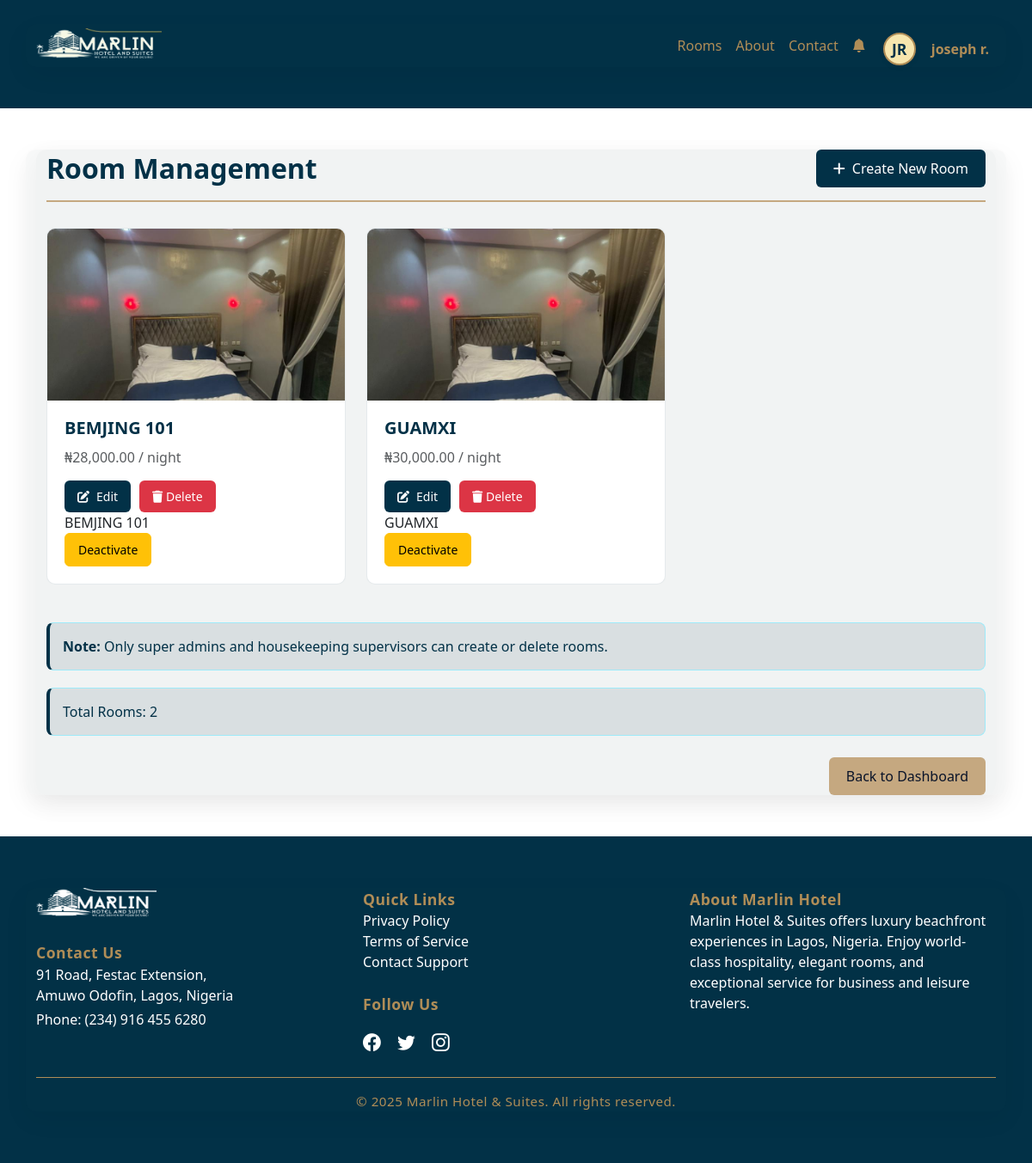
/admin/rooms (signed in), run on the app's committed database.
### models.py (models this page shows, shortened)
class User(db.Model, UserMixin):
    id = db.Column(db.Integer, primary_key=True)
    first_name = db.Column(db.String(64), nullable=False, unique=True)
    last_name = db.Column(db.String(64), nullable=False, unique=True)
    phone_number = db.Column(db.String(20), nullable=False)
    email = db.Column(db.String(120), nullable=False, unique=True)
    password = db.Column(db.String(256), nullable=False)
    last_login = db.Column(db.DateTime, default=datetime.now(timezone.utc))
    otp = db.Column(db.String(6), nullable=True)
    otp_expiry = db.Column(db.DateTime, nullable=True)
    created_at = db.Column(db.DateTime, default=datetime.utcnow)
    updated_at = db.Column(db.DateTime, default=datetime.utcnow, onupdate=datetime.utcnow)
    email_verified = db.Column(db.Boolean, default=False)
    status = db.Column(db.String(20), default='pending')
    approved_by = db.Column(db.Integer, db.ForeignKey('user.id'))
    is_main_admin = db.Column(db.Boolean, default=False)
    approved_by_user = db.relationship(
        'User',
        remote_side=[id],
        foreign_keys=[approved_by],
        uselist=False
    )
    roles = db.relationship('Role', secondary=user_roles, backref=db.backref('users', lazy='dynamic'))
    notifications = db.relationship('Notification', back_populates='user', lazy='dynamic')
    bookings = db.relationship('Booking', backref='user', lazy=True)
    reports = db.relationship('Report', backref='user', lazy='dynamic')
    feedbacks = db.relationship('Feedback', backref='user', lazy=True)
    reported_issues = db.relationship(
        'MaintenanceRequest',
        back_populates='reported_by',
        overlaps="reporter,reported_issues",
        foreign_keys='MaintenanceRequest.reported_by_id'
    )
    def has_role(self, role_name):
        return any(role.name == role_name for role in self.roles)
    def unread_notifications(self):
        return Notification.query.filter_by(
            user_id=self.id,
            is_read=False
        ).count()

class Room(db.Model):
    id = db.Column(db.Integer, primary_key=True)
    name = db.Column(db.String(100), nullable=False)
    description = db.Column(db.Text, nullable=False)
    price = db.Column(db.Numeric(10, 2), nullable=False)
    capacity = db.Column(db.Integer, nullable=False)
    size = db.Column(db.Integer, nullable=False)
    is_active = db.Column(db.Boolean, default=True)  # Add this line
    room_type = db.Column(db.String(50), nullable=False)  # e.g., 'single', 'double', 'suite'
    floor = db.Column(db.String(50), nullable=False)  # e.g., '1st', '2nd', '3rd'
    bedsize = db.Column(db.Integer, nullable=False)
    amenities = db.Column(db.JSON, nullable=False)
    cleaning_status = db.Column(db.String(20), default='clean')  # clean, dirty, assigned, in_pr
    status = db.Column(db.Enum(
        'available',
        'reserved',  # New status for pending payments
        'booked',
        'occupied',
        'maintenance',
        name='room_status'),
        default='available'
    )
    created_at = db.Column(db.DateTime, default=datetime.utcnow)
    updated_at = db.Column(db.DateTime, default=datetime.utcnow, onupdate=datetime.utcnow)
    last_cleaned = db.Column(db.DateTime)
    last_occupied = db.Column(db.Date)  # Date of last checkout
    images = db.relationship('RoomImage', backref='room', lazy=True)
    bookings = db.relationship('Booking', backref='room', lazy=True)
    maintenance_requests = db.relationship('MaintenanceRequest', backref='room', lazy=True)

class RoomImage(db.Model):
    __tablename__ = 'room_image'
    id = db.Column(db.Integer, primary_key=True)
    room_id = db.Column(db.Integer, db.ForeignKey('room.id'), nullable=False)
    filename = db.Column(db.String(255), nullable=False)
    is_primary = db.Column(db.Boolean, default=False)
    created_at = db.Column(db.DateTime, default=datetime.utcnow)

### app.py (the view)
@app.route('/admin/rooms')
@room_management_required
def admin_rooms():
    rooms = Room.query.options(db.joinedload(Room.images)).all()
    return render_template('admin_rooms.html', rooms=rooms)

### templates/admin_rooms.html (shortened to what this page needs)
{% extends "base.html" %}
{% block content %}
<div class="container">
    <h2>
        Room Management
        <a href="{{ url_for('create_room') }}" class="btn btn-primary">
            <i class="fas fa-plus"></i> Create New Room
        </a>
    </h2>
    <div class="row">
        {% for room in rooms %}
        <div class="col-md-4 mb-4">
            <div class="card luxury-card">
                {% if room.images %}
                    {% set primary_image = room.images|selectattr('is_primary')|list|first %}
                    {% if primary_image %}
                        <img src="{{ url_for('static', filename='uploads/' + primary_image.filename) }}"
                             class="card-img-top"
                             alt="{{ room.name }}">
                    {% else %}
                        <div class="card-img-top no-image">
                            <i class="fas fa-image fa-2x"></i>
                        </div>
                    {% endif %}
                {% else %}
                    <div class="card-img-top no-image">
                        <i class="fas fa-image fa-2x"></i>
                    </div>
                {% endif %}
                <div class="card-body">
                    <h5 class="card-title">{{ room.name }}</h5>
                    <p class="text-muted">₦{{ room.price|number_format }} / night</p>
                    <div class="d-flex">
                        <a href="{{ url_for('edit_room', room_id=room.id) }}"
                           class="btn btn-sm btn-primary">
                            <i class="fas fa-edit"></i> Edit
                        </a>
                        <form method="POST" action="{{ url_for('delete_room', room_id=room.id) }}">
                            <button type="submit" class="btn btn-sm btn-danger"
                                    onclick="return confirm('Delete this room and all its images?')">
                                <i class="fas fa-trash"></i> Delete
                            </button>
                        </form>
                    </div>
  <tr>
    <td>{{ room.name }}</td>
    <td>
      {% if room.is_active %}
        <form action="{{ url_for('deactivate_room', room_id=room.id) }}" method="post" style="display:inline;">
            <button type="submit" class="btn btn-warning btn-sm">Deactivate</button>
        </form>
      {% else %}
        <form action="{{ url_for('activate_room', room_id=room.id) }}" method="post" style="display:inline;">
          <input type="hidden" name="csrf_token" value="{{ csrf_token() }}">
          <button type="submit" class="btn btn-success btn-sm">Activate</button>
        </form>
      {% endif %}
    </td>
  </tr>
                </div>
            </div>
        </div>
        {% endfor %}
    </div>
    {% if current_user.has_role('super_admin') or current_user.has_role('housekeeping_supervisor') %}
        <div class="alert alert-info">
            <strong>Note:</strong> Only super admins and housekeeping supervisors can create or delete rooms.
        </div>
    {% endif %}
    {% if rooms|length > 0 %}
        <div class="alert alert-info">
            Total Rooms: {{ rooms|length }}
        </div>
    {% endif %}
    {% if current_user.has_role('housekeeping_supervisor') %}
        <div class="brt"><a href="{{ url_for('housekeeping_dashboard') }}" class="btn btn-secondary">Back to Dashboard</a></div>
    {% else %}
        <div class="brt"><a href="{{ url_for('admin_dashboard') }}" class="btn btn-secondary">Back to Dashboard</a></div>
    {% endif %}
</div>
{% endblock %}

### templates/base.html (shortened to what this page needs)
<!DOCTYPE html>
<html lang="en">
<head>
    <link rel="stylesheet" href="https://cdnjs.cloudflare.com/ajax/libs/font-awesome/6.4.0/css/all.min.css">
    <link rel="stylesheet" href="https://cdn.jsdelivr.net/npm/bootstrap@5.3.0/dist/css/bootstrap.min.css">
    <link rel="stylesheet" href="https://cdn.jsdelivr.net/npm/bootstrap-icons@1.11.1/font/bootstrap-icons.css">
    <link rel="stylesheet" href="https://cdnjs.cloudflare.com/ajax/libs/font-awesome/5.15.3/css/all.min.css">
    <link rel="stylesheet" href="https://cdnjs.cloudflare.com/ajax/libs/font-awesome/6.4.0/css/all.min.css">
    <link href="https://cdn.jsdelivr.net/npm/bootstrap@5.3.0/dist/css/bootstrap.min.css" rel="stylesheet">
    <link rel="stylesheet" href="https://cdnjs.cloudflare.com/ajax/libs/font-awesome/6.4.0/css/all.min.css">
</head>
<body>
    <nav class="navbar navbar-expand-lg navbar-dark royal-blue-bg">
        <div class="container">
            <a class="navbar-brand" href="{{ url_for('home') }}">
                <img src="{{ url_for('static', filename='uploads/ftt.png') }}" alt="Marlin Hotel & Suites Logo" class="navbar-logo">
            </a>
            <div class="collapse navbar-collapse" id="navbarNav">
                <ul class="navbar-nav ms-auto align-items-center">
                    <li class="nav-item"><a class="nav-link metallic-gold" href="{{ url_for('rooms') }}">Rooms</a></li>
                    <li class="nav-item"><a class="nav-link metallic-gold" href="{{ url_for('about') }}">About</a></li>
                    <li class="nav-item"><a class="nav-link metallic-gold" href="{{ url_for('contact') }}">Contact</a></li>
                    {% if current_user.is_authenticated %}
                        <li class="nav-item position-relative">
                            <a class="nav-link metallic-gold" href="{{ url_for('all_notifications') }}">
                                <i class="bi bi-bell-fill me-1"></i>
                            </a>
                        </li>
                        <li class="nav-item dropdown">
                            <a class="nav-link user-dropdown-trigger dropdown-toggle d-flex align-items-center metallic-gold"
                               href="#" id="userDropdown" role="button" data-bs-toggle="dropdown" aria-expanded="false">
                                <span class="user-initials-circle me-2">
                                    {% set initials = (current_user.first_name[0] if current_user.first_name else '') ~ (current_user.last_name[0] if current_user.last_name else '') %}
                                    {{ initials.upper() }}
                                </span>
                                <span class="fw-bold">
                                    {{ current_user.first_name }}{% if current_user.last_name %} {{ current_user.last_name[0] }}.{% endif %}
                                </span>
                            </a>
                        </li>
                    {% else %}
                        <li class="nav-item"><a class="nav-link metallic-gold" href="{{ url_for('login') }}">Login</a></li>
                        <li class="nav-item"><a class="nav-link metallic-gold" href="{{ url_for('register') }}">Register</a></li>
                    {% endif %}
                </ul>
            </div>
        </div>
    </nav>
    <main class="container my-5">
        {% block content %}{% endblock %}
    </main>
    <footer class="royal-blue-bg">
        <div class="container">
            <div class="row align-items-start">
                <div class="col-md-4 mb-4 mb-md-0">
                    <img src="{{ url_for('static', filename='uploads/ftt.png') }}" alt="Marlin Hotel" class="footer-logo">
                    <div class="mt-2">
                        <span class="footer-title">Contact Us</span>
                        <p class="mb-1">91 Road, Festac Extension,<br>Amuwo Odofin, Lagos, Nigeria</p>
                        <p class="mb-0">Phone: <a href="tel:+2349164556280" class="footer-link">(234) 916 455 6280</a></p>
                    </div>
                </div>
                <div class="col-md-4 mb-4 mb-md-0">
                    <span class="footer-title">Quick Links</span>
                    <ul class="list-unstyled mb-2">
                        <li><a href="{{ url_for('privacy') }}" class="footer-link">Privacy Policy</a></li>
                        <li><a href="{{ url_for('terms') }}" class="footer-link">Terms of Service</a></li>
                        <li><a href="{{ url_for('contact') }}" class="footer-link">Contact Support</a></li>
                    </ul>
                    <span class="footer-title d-block mt-4">Follow Us</span>
                    <div class="footer-social">
                        <a href="https://www.facebook.com/profile.php?id=61577319268380" target="_blank" aria-label="Facebook"><i class="bi bi-facebook"></i></a>
                        <a href="https://x.com/marlinhotel007" target="_blank" aria-label="X"><i class="bi bi-twitter"></i></a>
                        <a href="https://www.instagram.com/marlinhotel007/" target="_blank" aria-label="Instagram"><i class="bi bi-instagram"></i></a>
                    </div>
                </div>
                <div class="col-md-4 mb-4 mb-md-0">
                    <span class="footer-title">About Marlin Hotel</span>
                    <p class="mb-2">
                        Marlin Hotel & Suites offers luxury beachfront experiences in Lagos, Nigeria. Enjoy world-class hospitality, elegant rooms, and exceptional service for business and leisure travelers.
                    </p>
                </div>
            </div>
            <div class="footer-bottom mt-4">
                &copy; 2025 Marlin Hotel & Suites. All rights reserved.
            </div>
        </div>
    </footer>
    <link rel="stylesheet" href="https://cdn.jsdelivr.net/npm/flatpickr/dist/flatpickr.min.css">
</body>
</html>

### data on the page
User: first_name "joseph", last_name "r"
Room: filename (picture), name "BEMJING 101", price|number_format "28,000.00"
Room: filename (picture), name "GUAMXI", price|number_format "30,000.00"

### other printed values
{{ initials.upper() }} "JR"
{{ rooms|length }} "2"
